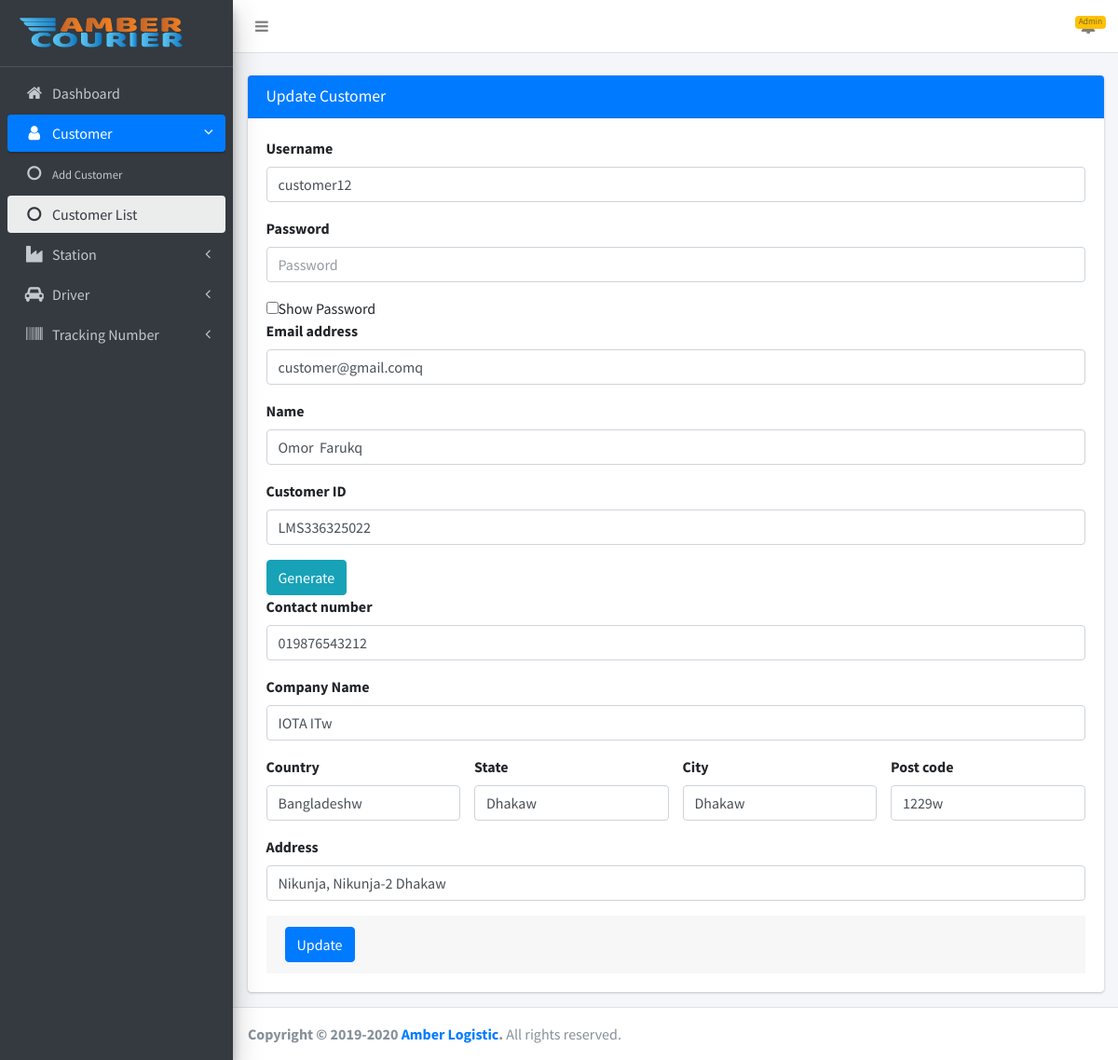
The page /admin/customers/edit.php?id=1 (signed in) on the database its author committed.
### tables this page shows
CREATE TABLE `customers` (
  `id` int(11) NOT NULL,
  `username` varchar(255) DEFAULT NULL,
  `password` varchar(255) DEFAULT NULL,
  `name` varchar(255) DEFAULT NULL,
  `email` varchar(255) DEFAULT NULL,
  `contact_number` varchar(255) DEFAULT NULL,
  `custom_id` varchar(255) DEFAULT NULL,
  `company_name` varchar(255) DEFAULT NULL,
  `country` varchar(255) DEFAULT NULL,
  `state` varchar(255) DEFAULT NULL,
  `city` varchar(255) DEFAULT NULL,
  `post_code` varchar(255) DEFAULT NULL,
  `address` varchar(255) DEFAULT NULL,
  `creator_type` int(11) DEFAULT NULL COMMENT '1=admin,2=station',
  `created_by` int(11) DEFAULT NULL,
  `created_at` timestamp NULL DEFAULT current_timestamp()
);

### admin/customers/edit.php (the view, shortened to what this page needs)
<?php
include(ROOT_PATH . "includes/db.php");
$id = $_GET['id'];
$query = "select * from customers where id='$id' LIMIT 1";
$result = mysqli_query($con, $query);
$row = mysqli_fetch_assoc($result);
?>
<!DOCTYPE html>
<html lang="en">
<?php include(ROOT_PATH . "admin/includes/head.php"); ?>
<body class="hold-transition sidebar-mini layout-fixed">
<div class="wrapper">
    <?php
    include(ROOT_PATH . "admin/includes/header.php");
    include(ROOT_PATH . "admin/includes/sidebar.php");
    ?>
    <div class="content-wrapper">
        <br>
        <section class="content">
            <div class="container-fluid">
                <div class="row">
                    <div class="col-md-12">
                        <div class="card card-primary">
                            <div class="card-header">
                                <h3 class="card-title">Update Customer</h3>
                            </div>
                            <form role="form"  action="" method="post" enctype="multipart/form-data">
                                <div class="card-body">
                                    <div class="form-group">
                                        <label for="username">Username</label>
                                        <input type="text" class="form-control" name="username" id="username" placeholder="Enter user's name" value="<?php echo @$row['username'];?>">
                                    </div>
                                    <div class="form-group">
                                        <label for="password">Password</label>
                                        <input type="password" pattern=".{6,}" class="form-control" name="password" id="password" placeholder="Password" title="6 characters minimum">
                                    </div>
                                    <input type="checkbox" onclick="showPassword()">Show Password
                                    <div class="form-group">
                                        <label for="email">Email address</label>
                                        <input type="email" class="form-control" name="email" id="email" placeholder="Enter email" value="<?php echo @$row['email'];?>">
                                    </div>
                                    <div class="form-group">
                                        <label for="name">Name</label>
                                        <input type="text" class="form-control" name="name" id="name" placeholder="Enter user's name" value="<?php echo @$row['name'];?>">
                                    </div>
                                    <div class="form-group">
                                        <label for="custom_id">Customer ID</label>
                                        <input type="text" class="form-control" name="custom_id" id="custom_id" placeholder="ID for customer" value="<?php echo @$row['custom_id'];?>">
                                    </div>
                                    <input type="button" class="btn btn-info" onclick="myCustomeid()" value="Generate">
                                    <div class="form-group">
                                        <label for="contact_number">Contact number</label>
                                        <input type="text" class="form-control" name="contact_number" id="contact_number" placeholder="Enter user's contact number" value="<?php echo @$row['contact_number'];?>">
                                    </div>
                                    <div class="form-group">
                                        <label for="company">Company Name</label>
                                        <input type="text" class="form-control" name="company" id="company" placeholder="Enter company's name" value="<?php echo @$row['company_name'];?>">
                                    </div>
                                    <div class="row">
                                        <div class="form-group col-md-3">
                                            <label for="country">Country</label>
                                            <input type="text" class="form-control" name="country" id="country" placeholder="country" value="<?php echo @$row['country'];?>">
                                        </div>
                                        <div class="form-group col-md-3">
                                            <label for="state">State</label>
                                            <input type="text" class="form-control" name="state" id="state" placeholder="state" value="<?php echo @$row['state'];?>">
                                        </div>
                                        <div class="form-group col-md-3">
                                            <label for="city">City</label>
                                            <input type="text" class="form-control" name="city" id="city" placeholder="city" value="<?php echo @$row['city'];?>">
                                        </div>
                                        <div class="form-group col-md-3">
                                            <label for="post_code">Post code</label>
                                            <input type="text" class="form-control" name="post_code" id="post_code" placeholder="postal code" value="<?php echo @$row['post_code'];?>">
                                        </div>
                                    </div>
                                    <div class="form-group">
                                        <label for="address">Address</label>
                                        <input type="text" class="form-control" name="address" id="address" placeholder="address" value="<?php echo @$row['address'];?>">
                                    </div>
                                    <div class="card-footer">
                                        <input type="submit" name="update" id="update" class="btn btn-primary" value="Update">
                                    </div>
                            </form>
                        </div>
                    </div>
                </div>
            </div>
        </section>
    </div>
    <?php include(ROOT_PATH . "admin/includes/footer.php"); ?>
</div>
</body>
</html>

### rows shown on the page
customers: username "customer12", email "customer@gmail.comq", name "Omor Farukq", custom_id "LMS336325022", contact_number "019876543212", company "IOTA ITw", country "Bangladeshw", state "Dhakaw", city "Dhakaw", post_code "1229w", address "Nikunja, Nikunja-2 Dhakaw"

### other values the page prints
Session::get('admin') "Admin"
